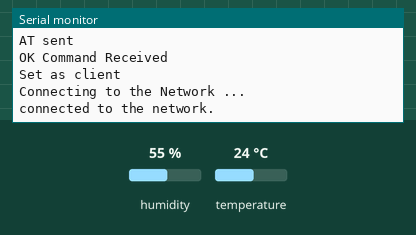
The sketch below on a simulated Arduino Uno, built with avr-gcc and run on an emulated ATmega328P. Parts: the last lines printed to the serial monitor. The inputs (shaded band) are chosen by the test bench; at power-on: humidity 55 %, temperature 24 °C. The modem accepts every AT command (registered, SIM ready, sends succeed) and sends nothing else.

Above: at 2.2 s.
2.3 s: humidity set to 22 %
At 5.5 s:
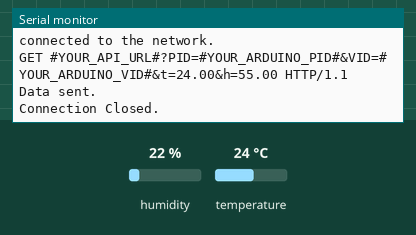
5.6 s: temperature set to 12 °C
7.1 s: humidity set to 40 %
At 9.6 s:
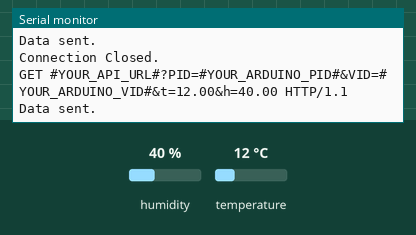

The sketch:

vivarium_arduino_dht11_esp8266.ino
```cpp
#include <DHT.h>
#include <SoftwareSerial.h>

const String PID = "#YOUR_ARDUINO_PID#";
const String VID = "#YOUR_ARDUINO_VID#";

String wifiName = "#YOUR_WIFI_NAME#";          // We write the name of our network here.
String wifiPassword = "#YOUR_WIFI_PASSWORD#";  // We write the password of our network here.

int rxPin = 3;  //ESP8266 RX pini
int txPin = 2;  //ESP8266 TX pini

String ip = "#YOUR_URL_OR_LINK#";  // link or ip address
String url = "#YOUR_API_URL#";

SoftwareSerial esp(rxPin, txPin);  // We make serial communication pin settings.

// Definimos el pin digital donde se conecta el sensor
#define DHTPIN 4
// Dependiendo del tipo de sensor
#define DHTTYPE DHT11

// Inicializamos el sensor DHT11
DHT dht(DHTPIN, DHTTYPE);

void setup() {

  Serial.begin(9600);  // We are starting our communication with the serial port.
  Serial.println("Started");

  // Comenzamos el sensor DHT
  dht.begin();

  esp.begin(115200);  // We are starting serial communication with ESP8266.
  esp.println("AT");  // We do the module control with the AT command.
  Serial.println("AT sent");

  while (!esp.find("OK")) {  // We wait until the module is ready.
    esp.println("AT");
    Serial.println("ESP8266 Not Find.");
  }

  Serial.println("OK Command Received");
  esp.println("AT+CWMODE=1");  // We set the ESP8266 module as a client.

  while (!esp.find("OK")) {    // We wait until the setting is done.
    esp.println("AT+CWMODE=1");
    Serial.println("Setting is ....");
  }

  Serial.println("Set as client");
  Serial.println("Connecting to the Network ...");
  esp.println("AT+CWJAP=\"" + wifiName + "\",\"" + wifiPassword + "\"");  // We are connecting to our network.

  while (!esp.find("OK"))
    ;  // We wait until it is connected to the network.
  Serial.println("connected to the network.");
  delay(1000);

}
void loop() {

  esp.println("AT+CIPSTART=\"TCP\",\"" + ip + "\",80");  // We connect to Thingspeak.
  if (esp.find("Error")) {                               // We check the connection error.
    Serial.println("AT+CIPSTART Error");
  }

  // Leemos la humedad relativa
  float h = dht.readHumidity();
  float t = dht.readTemperature();

  String temperatura = String(t, 2);
  String humedad = String(h, 2);

  String data = "GET " + url + "?PID=" + PID + "&VID=" + VID;
  data += "&t=";
  data += temperatura;  // The temperature variable we will send
  data += "&h=";
  data += humedad;  // The moisture variable we will send
  data += " HTTP/1.1";
  data += "\r\n\r\n";

  esp.print("AT+CIPSEND=");  // We give the length of data that we will send to ESP.
  esp.println(data.length() + 2);
  delay(2000);

  if (esp.find(">")) {  // The commands in it are running when ESP8266 is ready..
    esp.print(data);    // We send the data.
    Serial.println(data);
    Serial.println("Data sent.");
    delay(1000);
  }

  Serial.println("Connection Closed.");
  esp.println("AT+CIPCLOSE");
  delay(1000);

}
```

Measured:
- after the input at 7.1 s, the serial monitor: prints a new line after 2.1 s (image 2)
